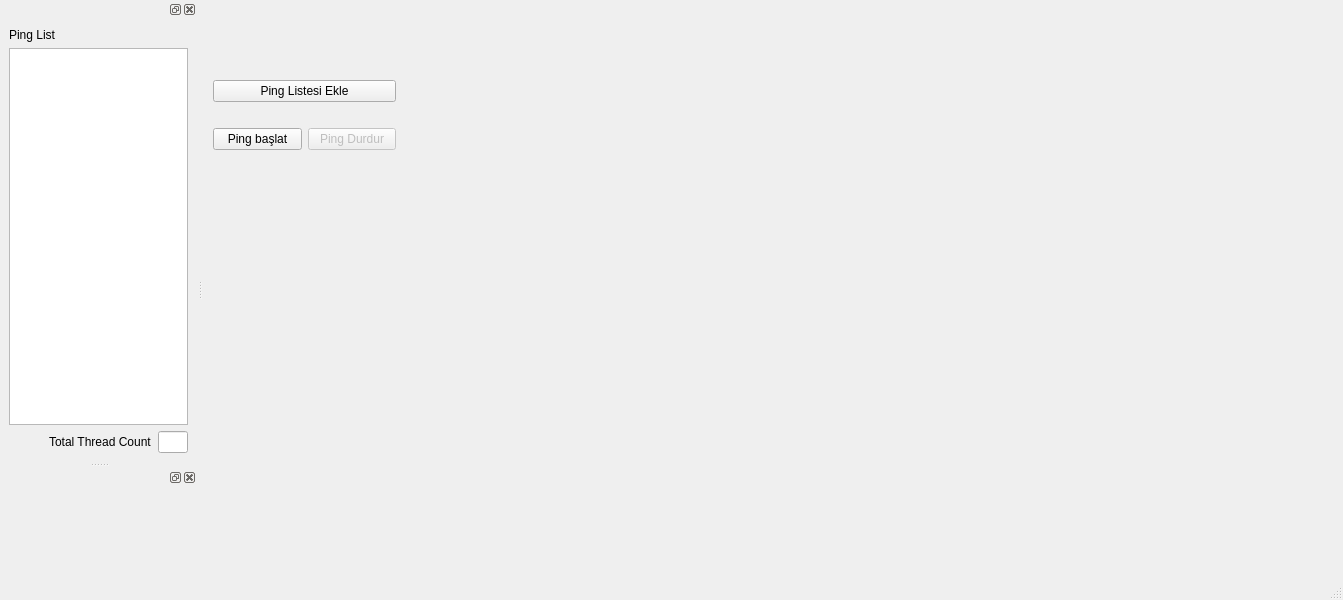
<?xml version="1.0" encoding="UTF-8"?>
<ui version="4.0">
 <class>MonitorNetWorkConnectivity</class>
 <widget class="QMainWindow" name="MonitorNetWorkConnectivity">
  <property name="geometry">
   <rect>
    <x>0</x>
    <y>0</y>
    <width>1343</width>
    <height>600</height>
   </rect>
  </property>
  <property name="windowTitle">
   <string>Monitor Network Connectivity</string>
  </property>
  <widget class="QWidget" name="centralwidget">
   <widget class="QWidget" name="widget" native="true">
    <property name="geometry">
     <rect>
      <x>509</x>
      <y>-1</y>
      <width>291</width>
      <height>581</height>
     </rect>
    </property>
   </widget>
   <widget class="QWidget" name="verticalLayoutWidget">
    <property name="geometry">
     <rect>
      <x>10</x>
      <y>60</y>
      <width>183</width>
      <height>111</height>
     </rect>
    </property>
    <layout class="QVBoxLayout" name="verticalLayout_3">
     <item>
      <widget class="QPushButton" name="pingWindowButton">
       <property name="text">
        <string>Ping Listesi Ekle</string>
       </property>
      </widget>
     </item>
     <item>
      <layout class="QHBoxLayout" name="horizontalLayout">
       <item>
        <widget class="QPushButton" name="pushButton_pingBaslat">
         <property name="text">
          <string>Ping başlat</string>
         </property>
        </widget>
       </item>
       <item>
        <widget class="QPushButton" name="pushButton_pingDurdur">
         <property name="enabled">
          <bool>false</bool>
         </property>
         <property name="text">
          <string>Ping Durdur</string>
         </property>
         <property name="checkable">
          <bool>true</bool>
         </property>
        </widget>
       </item>
      </layout>
     </item>
    </layout>
   </widget>
   <widget class="QSplitter" name="splitter">
    <property name="geometry">
     <rect>
      <x>0</x>
      <y>0</y>
      <width>0</width>
      <height>0</height>
     </rect>
    </property>
    <property name="orientation">
     <enum>Qt::Horizontal</enum>
    </property>
   </widget>
  </widget>
  <widget class="QMenuBar" name="menubar">
   <property name="geometry">
    <rect>
     <x>0</x>
     <y>0</y>
     <width>1343</width>
     <height>22</height>
    </rect>
   </property>
  </widget>
  <widget class="QStatusBar" name="statusbar"/>
  <widget class="QDockWidget" name="dockWidget">
   <property name="sizePolicy">
    <sizepolicy hsizetype="Expanding" vsizetype="Expanding">
     <horstretch>0</horstretch>
     <verstretch>0</verstretch>
    </sizepolicy>
   </property>
   <property name="baseSize">
    <size>
     <width>0</width>
     <height>0</height>
    </size>
   </property>
   <attribute name="dockWidgetArea">
    <number>1</number>
   </attribute>
   <widget class="QWidget" name="dockWidgetContents">
    <layout class="QVBoxLayout" name="verticalLayout">
     <item>
      <widget class="QLabel" name="label">
       <property name="text">
        <string>Ping List</string>
       </property>
      </widget>
     </item>
     <item>
      <widget class="QTableWidget" name="tableTarget">
       <property name="sizeAdjustPolicy">
        <enum>QAbstractScrollArea::AdjustToContents</enum>
       </property>
       <property name="sortingEnabled">
        <bool>true</bool>
       </property>
      </widget>
     </item>
     <item>
      <layout class="QHBoxLayout" name="horizontalLayout_2">
       <item>
        <spacer name="horizontalSpacer">
         <property name="orientation">
          <enum>Qt::Horizontal</enum>
         </property>
         <property name="sizeHint" stdset="0">
          <size>
           <width>40</width>
           <height>20</height>
          </size>
         </property>
        </spacer>
       </item>
       <item>
        <widget class="QLabel" name="label_2">
         <property name="text">
          <string>Total Thread Count</string>
         </property>
        </widget>
       </item>
       <item>
        <widget class="QLineEdit" name="lineEdit_threadCount">
         <property name="sizePolicy">
          <sizepolicy hsizetype="Fixed" vsizetype="Fixed">
           <horstretch>0</horstretch>
           <verstretch>0</verstretch>
          </sizepolicy>
         </property>
         <property name="maximumSize">
          <size>
           <width>30</width>
           <height>16777215</height>
          </size>
         </property>
        </widget>
       </item>
      </layout>
     </item>
    </layout>
   </widget>
  </widget>
  <widget class="QDockWidget" name="dockWidget_2">
   <property name="sizePolicy">
    <sizepolicy hsizetype="Preferred" vsizetype="Preferred">
     <horstretch>0</horstretch>
     <verstretch>0</verstretch>
    </sizepolicy>
   </property>
   <attribute name="dockWidgetArea">
    <number>1</number>
   </attribute>
   <widget class="QWidget" name="dockWidgetContents_2">
    <layout class="QVBoxLayout" name="verticalLayout_2">
     <item>
      <widget class="QWidget" name="widget_2" native="true"/>
     </item>
    </layout>
   </widget>
  </widget>
 </widget>
 <resources/>
 <connections/>
</ui>
